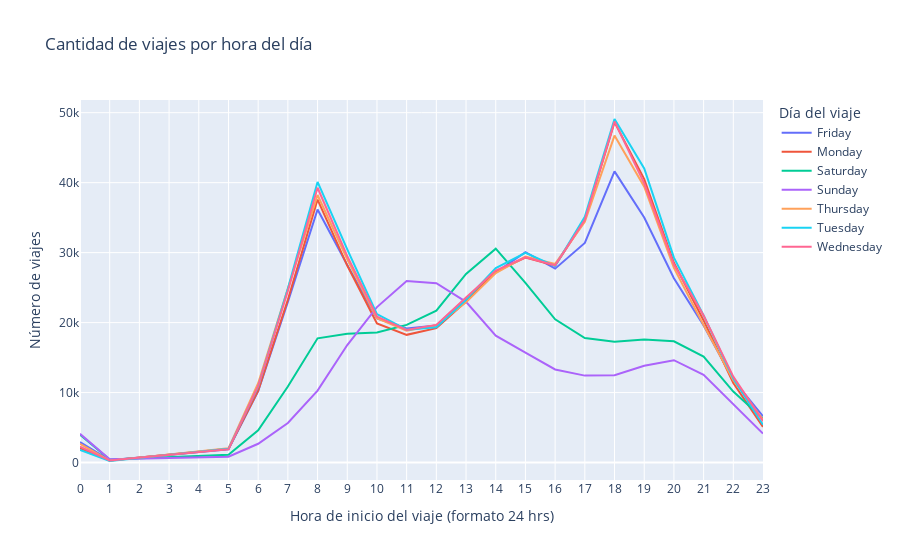

Notebook code for this chart:
### Markdown cell above
### Distribución de viajes en un lapso de 24 hrs

En el siguiente gráfico podemos observar en que horarios se realizan la mayoría de viajes en bicicleta por parte de los usuarios, así mismo separados por día de la semana, ya que es diferente dependiendo del día de la semana

### Code cell
mibici_df_start_trip_by_hour = mibici_df.groupby(["start_trip_hour", "start_trip_day_name"])["start_trip_hour"].count().reset_index(name="count").reset_index(drop=True)

fig = px.line(
    mibici_df_start_trip_by_hour, 
    x="start_trip_hour", 
    y="count", 
    line_group="start_trip_day_name", 
    color="start_trip_day_name", 
    title='Cantidad de viajes por hora del día',
    labels={
         "start_trip_hour": "Hora de inicio del viaje (formato 24 hrs)",
         "start_trip_day_name": "Día del viaje",
         "count": "Número de viajes"
     },
)
fig.update_layout(
    xaxis = dict(
        tickmode = 'linear',
        tick0 = 0,
        dtick = 1
    )
)
# iplot(fig)
# fig.show() #interactive chart
pio.show(fig)

### Figure 1 — Plotly figure (JSON) as saved in the notebook; plotly's stock layout.template omitted (floating-point values rounded to 4 significant figures)
{"data": [{"hovertemplate": "Día del viaje=Friday<br>Hora de inicio del viaje (formato 24 hrs)=%{x}<br>Número de viajes=%{y}<extra></extra>", "legendgroup": "Friday", "line": {"color": "#636efa", "dash": "solid"}, "marker": {"symbol": "circle"}, "mode": "lines", "name": "Friday", "orientation": "v", "showlegend": true, "type": "scatter", "x": [0, 1, 5, 6, 7, 8, 9, 10, 11, 12, 13, 14, 15, 16, 17, 18, 19, 20, 21, 22, 23], "xaxis": "x", "y": [2938, 340, 1894, 10223, 22970, 36165, 28225, 20598, 19150, 19586, 23467, 27162, 30059, 27713, 31385, 41617, 35029, 26343, 19574, 11802, 6620], "yaxis": "y"}, {"hovertemplate": "Día del viaje=Monday<br>Hora de inicio del viaje (formato 24 hrs)=%{x}<br>Número de viajes=%{y}<extra></extra>", "legendgroup": "Monday", "line": {"color": "#EF553B", "dash": "solid"}, "marker": {"symbol": "circle"}, "mode": "lines", "name": "Monday", "orientation": "v", "showlegend": true, "type": "scatter", "x": [0, 1, 5, 6, 7, 8, 9, 10, 11, 12, 13, 14, 15, 16, 17, 18, 19, 20, 21, 22, 23], "xaxis": "x", "y": [2066, 288, 1983, 10271, 23262, 37587, 28152, 19889, 18253, 19212, 23012, 27305, 29302, 28162, 34664, 48652, 40514, 28547, 20312, 11364, 5108], "yaxis": "y"}, {"hovertemplate": "Día del viaje=Saturday<br>Hora de inicio del viaje (formato 24 hrs)=%{x}<br>Número de viajes=%{y}<extra></extra>", "legendgroup": "Saturday", "line": {"color": "#00cc96", "dash": "solid"}, "marker": {"symbol": "circle"}, "mode": "lines", "name": "Saturday", "orientation": "v", "showlegend": true, "type": "scatter", "x": [0, 1, 5, 6, 7, 8, 9, 10, 11, 12, 13, 14, 15, 16, 17, 18, 19, 20, 21, 22, 23], "xaxis": "x", "y": [3973, 425, 1131, 4601, 10867, 17754, 18392, 18601, 19680, 21705, 26948, 30564, 25670, 20473, 17796, 17263, 17582, 17333, 15159, 10142, 6289], "yaxis": "y"}, {"hovertemplate": "Día del viaje=Sunday<br>Hora de inicio del viaje (formato 24 hrs)=%{x}<br>Número de viajes=%{y}<extra></extra>", "legendgroup": "Sunday", "line": {"color": "#ab63fa", "dash": "solid"}, "marker": {"symbol": "circle"}, "mode": "lines", "name": "Sunday", "orientation": "v", "showlegend": true, "type": "scatter", "x": [0, 1, 5, 6, 7, 8, 9, 10, 11, 12, 13, 14, 15, 16, 17, 18, 19, 20, 21, 22, 23], "xaxis": "x", "y": [4101, 473, 843, 2684, 5653, 10282, 16791, 22216, 25959, 25639, 22964, 18124, 15710, 13309, 12427, 12495, 13824, 14628, 12551, 8354, 4148], "yaxis": "y"}, {"hovertemplate": "Día del viaje=Thursday<br>Hora de inicio del viaje (formato 24 hrs)=%{x}<br>Número de viajes=%{y}<extra></extra>", "legendgroup": "Thursday", "line": {"color": "#FFA15A", "dash": "solid"}, "marker": {"symbol": "circle"}, "mode": "lines", "name": "Thursday", "orientation": "v", "showlegend": true, "type": "scatter", "x": [0, 1, 5, 6, 7, 8, 9, 10, 11, 12, 13, 14, 15, 16, 17, 18, 19, 20, 21, 22, 23], "xaxis": "x", "y": [2676, 268, 2034, 11331, 24872, 38240, 29058, 20643, 18839, 19626, 22896, 27089, 29425, 28392, 34420, 46725, 39417, 27821, 19642, 11773, 6120], "yaxis": "y"}, {"hovertemplate": "Día del viaje=Tuesday<br>Hora de inicio del viaje (formato 24 hrs)=%{x}<br>Número de viajes=%{y}<extra></extra>", "legendgroup": "Tuesday", "line": {"color": "#19d3f3", "dash": "solid"}, "marker": {"symbol": "circle"}, "mode": "lines", "name": "Tuesday", "orientation": "v", "showlegend": true, "type": "scatter", "x": [0, 1, 5, 6, 7, 8, 9, 10, 11, 12, 13, 14, 15, 16, 17, 18, 19, 20, 21, 22, 23], "xaxis": "x", "y": [1811, 224, 1959, 10851, 24868, 40101, 30459, 21215, 18988, 19350, 23270, 27787, 29961, 28084, 35133, 49097, 42037, 29285, 21029, 12025, 5398], "yaxis": "y"}, {"hovertemplate": "Día del viaje=Wednesday<br>Hora de inicio del viaje (formato 24 hrs)=%{x}<br>Número de viajes=%{y}<extra></extra>", "legendgroup": "Wednesday", "line": {"color": "#FF6692", "dash": "solid"}, "marker": {"symbol": "circle"}, "mode": "lines", "name": "Wednesday", "orientation": "v", "showlegend": true, "type": "scatter", "x": [0, 1, 5, 6, 7, 8, 9, 10, 11, 12, 13, 14, 15, 16, 17, 18, 19, 20, 21, 22, 23], "xaxis": "x", "y": [2286, 287, 1893, 10950, 24518, 39273, 29494, 20866, 18948, 19673, 23585, 27432, 29321, 28198, 34679, 48749, 39888, 28305, 21028, 12273, 5918], "yaxis": "y"}], "layout": {"legend": {"title": {"text": "Día del viaje"}, "tracegroupgap": 0}, "title": {"text": "Cantidad de viajes por hora del día"}, "xaxis": {"anchor": "y", "domain": [0, 1], "dtick": 1, "tick0": 0, "tickmode": "linear", "title": {"text": "Hora de inicio del viaje (formato 24 hrs)"}}, "yaxis": {"anchor": "x", "domain": [0, 1], "title": {"text": "Número de viajes"}}}}
